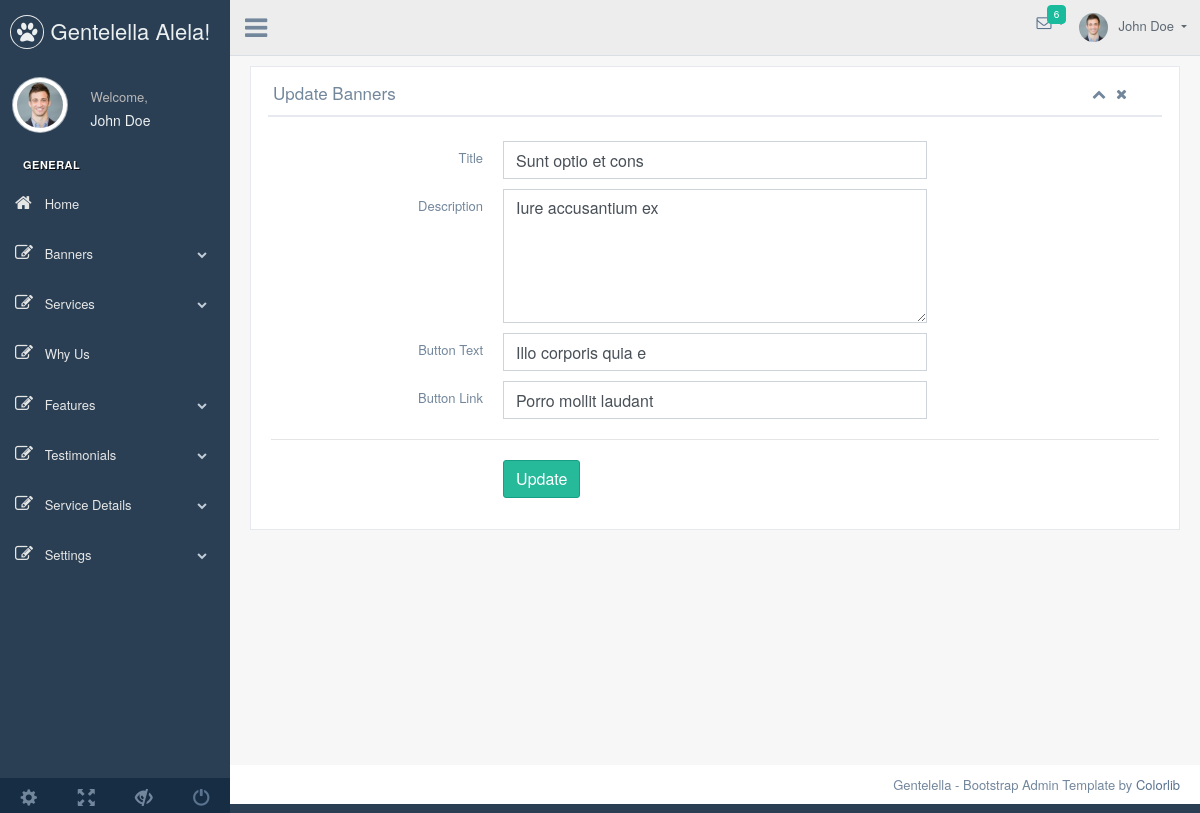
Page /admin/banner/edit_banner.php?id=4 (signed in) on the committed database.
### tables this page shows
CREATE TABLE `banners` (
  `id` int NOT NULL,
  `title` varchar(200) NOT NULL,
  `description` text,
  `btn_txt` varchar(50) DEFAULT NULL,
  `btn_url` varchar(100) DEFAULT NULL,
  `status` int NOT NULL DEFAULT '1' COMMENT '1=Active,2=Deactive',
  `created_at` timestamp NOT NULL DEFAULT CURRENT_TIMESTAMP
);

### admin/banner/edit_banner.php (called while the page is built, shortened)
<?php
require "../db.php";
$id= $_GET ['id'];
if($id && (int) $id){
$query = " SELECT title,description,btn_txt,btn_url FROM `banners` WHERE id = $id";
$result = mysqli_query($conn, $query);
if(mysqli_num_rows($result) > 0)
{
    $data = mysqli_fetch_assoc($result);
}
}
else
{
    header('Location:404.php');
}
include_once '../view/banner/edit_banner.view.php';
?>

### admin/view/banner/edit_banner.view.php (the view, shortened to what this page needs)
<?php
    include_once '../view/layouts/header.view.php';
?>
                  <div class="x_panel">
                    <div class="x_title">
                      <h2>Update Banners </h2>
                      <ul class="nav navbar-right panel_toolbox">
                        <li><a class="collapse-link"><i class="fa fa-chevron-up"></i></a>
                        </li>
                        <li><a class="close-link"><i class="fa fa-close"></i></a>
                        </li>
                      </ul>
                      <div class="clearfix"></div>
                    </div>
                    <div class="x_content">
                      <div class="dashboard-widget-content">
                      <form action="" method="POST" class="form-horizontal form-label-left __web-inspector-hide-shortcut__" >
                      <div class="item form-group">
                        <label class="col-form-label col-md-3 col-sm-3 label-align" >Title</label>
                        <div class="col-md-6 col-sm-6 ">
                          <input type="text"  name="title" value="<?=$data['title']?>" class="form-control ">
                        </div>
                      </div>
                      <div class="item form-group">
                        <label class="col-form-label col-md-3 col-sm-3 label-align" >Description</label>
                        <div class="col-md-6 col-sm-6 ">
                         <textarea  name="description"  rows="5" class="form-control"><?=$data['description']?></textarea>
                        </div>
                      </div>
                      <div class="item form-group">
                        <label class="col-form-label col-md-3 col-sm-3 label-align" >Button Text</label>
                        <div class="col-md-6 col-sm-6 ">
                          <input type="text"  name="btn_txt" value="<?=$data['btn_txt']?>" class="form-control ">
                        </div>
                      </div>
                      <div class="item form-group">
                        <label class="col-form-label col-md-3 col-sm-3 label-align" >Button Link</label>
                        <div class="col-md-6 col-sm-6 ">
                          <input type="text"  name="btn_url" value="<?=$data['btn_url']?>" class="form-control ">
                        </div>
                      </div>
                      <div class="ln_solid"></div>
                      <div class="item form-group">
                        <div class="col-md-6 col-sm-6 offset-md-3">
                          <button type="submit" name="submit" class="btn btn-success">Update</button>
                        </div>
                      </div>
                      </form>
                          </div>
                        </div>
                      </div>
                    </div>
                  </div>
 <?php
    include_once '../view/layouts/footer.view.php';
?>

### rows in the picture
banners: title "Sunt optio et cons", description "Iure accusantium ex", btn_txt "Illo corporis quia e", btn_url "Porro mollit laudant"
